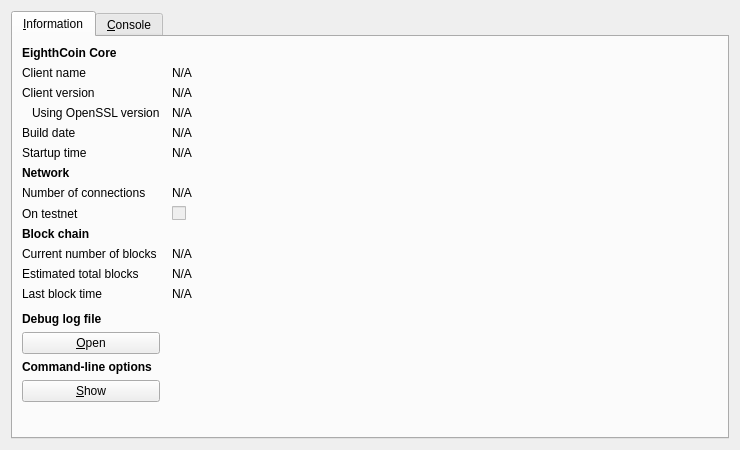
<?xml version="1.0" encoding="UTF-8"?>
<ui version="4.0">
 <class>RPCConsole</class>
 <widget class="QDialog" name="RPCConsole">
  <property name="geometry">
   <rect>
    <x>0</x>
    <y>0</y>
    <width>740</width>
    <height>450</height>
   </rect>
  </property>
  <property name="windowTitle">
   <string>EighthCoin - Debug window</string>
  </property>
  <layout class="QVBoxLayout" name="verticalLayout_2">
   <item>
    <widget class="QTabWidget" name="tabWidget">
     <property name="currentIndex">
      <number>0</number>
     </property>
     <widget class="QWidget" name="tab_info">
      <attribute name="title">
       <string>&amp;Information</string>
      </attribute>
      <layout class="QGridLayout" name="gridLayout" columnstretch="0,1">
       <property name="horizontalSpacing">
        <number>12</number>
       </property>
       <item row="0" column="0">
        <widget class="QLabel" name="label_9">
         <property name="font">
          <font>
           <weight>75</weight>
           <bold>true</bold>
          </font>
         </property>
         <property name="text">
          <string>EighthCoin Core</string>
         </property>
        </widget>
       </item>
       <item row="1" column="0">
        <widget class="QLabel" name="label_5">
         <property name="text">
          <string>Client name</string>
         </property>
        </widget>
       </item>
       <item row="1" column="1">
        <widget class="QLabel" name="clientName">
         <property name="cursor">
          <cursorShape>IBeamCursor</cursorShape>
         </property>
         <property name="text">
          <string>N/A</string>
         </property>
         <property name="textFormat">
          <enum>Qt::PlainText</enum>
         </property>
         <property name="textInteractionFlags">
          <set>Qt::LinksAccessibleByMouse|Qt::TextSelectableByKeyboard|Qt::TextSelectableByMouse</set>
         </property>
        </widget>
       </item>
       <item row="2" column="0">
        <widget class="QLabel" name="label_6">
         <property name="text">
          <string>Client version</string>
         </property>
        </widget>
       </item>
       <item row="2" column="1">
        <widget class="QLabel" name="clientVersion">
         <property name="cursor">
          <cursorShape>IBeamCursor</cursorShape>
         </property>
         <property name="text">
          <string>N/A</string>
         </property>
         <property name="textFormat">
          <enum>Qt::PlainText</enum>
         </property>
         <property name="textInteractionFlags">
          <set>Qt::LinksAccessibleByMouse|Qt::TextSelectableByKeyboard|Qt::TextSelectableByMouse</set>
         </property>
        </widget>
       </item>
       <item row="3" column="0">
        <widget class="QLabel" name="label_14">
         <property name="text">
          <string>Using OpenSSL version</string>
         </property>
         <property name="indent">
          <number>10</number>
         </property>
        </widget>
       </item>
       <item row="3" column="1">
        <widget class="QLabel" name="openSSLVersion">
         <property name="cursor">
          <cursorShape>IBeamCursor</cursorShape>
         </property>
         <property name="text">
          <string>N/A</string>
         </property>
         <property name="textFormat">
          <enum>Qt::PlainText</enum>
         </property>
         <property name="textInteractionFlags">
          <set>Qt::LinksAccessibleByMouse|Qt::TextSelectableByKeyboard|Qt::TextSelectableByMouse</set>
         </property>
        </widget>
       </item>
       <item row="4" column="0">
        <widget class="QLabel" name="label_12">
         <property name="text">
          <string>Build date</string>
         </property>
        </widget>
       </item>
       <item row="4" column="1">
        <widget class="QLabel" name="buildDate">
         <property name="cursor">
          <cursorShape>IBeamCursor</cursorShape>
         </property>
         <property name="text">
          <string>N/A</string>
         </property>
         <property name="textFormat">
          <enum>Qt::PlainText</enum>
         </property>
         <property name="textInteractionFlags">
          <set>Qt::LinksAccessibleByMouse|Qt::TextSelectableByKeyboard|Qt::TextSelectableByMouse</set>
         </property>
        </widget>
       </item>
       <item row="5" column="0">
        <widget class="QLabel" name="label_13">
         <property name="text">
          <string>Startup time</string>
         </property>
        </widget>
       </item>
       <item row="5" column="1">
        <widget class="QLabel" name="startupTime">
         <property name="cursor">
          <cursorShape>IBeamCursor</cursorShape>
         </property>
         <property name="text">
          <string>N/A</string>
         </property>
         <property name="textFormat">
          <enum>Qt::PlainText</enum>
         </property>
         <property name="textInteractionFlags">
          <set>Qt::LinksAccessibleByMouse|Qt::TextSelectableByKeyboard|Qt::TextSelectableByMouse</set>
         </property>
        </widget>
       </item>
       <item row="6" column="0">
        <widget class="QLabel" name="label_11">
         <property name="font">
          <font>
           <weight>75</weight>
           <bold>true</bold>
          </font>
         </property>
         <property name="text">
          <string>Network</string>
         </property>
        </widget>
       </item>
       <item row="7" column="0">
        <widget class="QLabel" name="label_7">
         <property name="text">
          <string>Number of connections</string>
         </property>
        </widget>
       </item>
       <item row="7" column="1">
        <widget class="QLabel" name="numberOfConnections">
         <property name="cursor">
          <cursorShape>IBeamCursor</cursorShape>
         </property>
         <property name="text">
          <string>N/A</string>
         </property>
         <property name="textFormat">
          <enum>Qt::PlainText</enum>
         </property>
         <property name="textInteractionFlags">
          <set>Qt::LinksAccessibleByMouse|Qt::TextSelectableByKeyboard|Qt::TextSelectableByMouse</set>
         </property>
        </widget>
       </item>
       <item row="8" column="0">
        <widget class="QLabel" name="label_8">
         <property name="text">
          <string>On testnet</string>
         </property>
        </widget>
       </item>
       <item row="8" column="1">
        <widget class="QCheckBox" name="isTestNet">
         <property name="enabled">
          <bool>false</bool>
         </property>
         <property name="text">
          <string/>
         </property>
        </widget>
       </item>
       <item row="9" column="0">
        <widget class="QLabel" name="label_10">
         <property name="font">
          <font>
           <weight>75</weight>
           <bold>true</bold>
          </font>
         </property>
         <property name="text">
          <string>Block chain</string>
         </property>
        </widget>
       </item>
       <item row="10" column="0">
        <widget class="QLabel" name="label_3">
         <property name="text">
          <string>Current number of blocks</string>
         </property>
        </widget>
       </item>
       <item row="10" column="1">
        <widget class="QLabel" name="numberOfBlocks">
         <property name="cursor">
          <cursorShape>IBeamCursor</cursorShape>
         </property>
         <property name="text">
          <string>N/A</string>
         </property>
         <property name="textFormat">
          <enum>Qt::PlainText</enum>
         </property>
         <property name="textInteractionFlags">
          <set>Qt::LinksAccessibleByMouse|Qt::TextSelectableByKeyboard|Qt::TextSelectableByMouse</set>
         </property>
        </widget>
       </item>
       <item row="11" column="0">
        <widget class="QLabel" name="label_4">
         <property name="text">
          <string>Estimated total blocks</string>
         </property>
        </widget>
       </item>
       <item row="11" column="1">
        <widget class="QLabel" name="totalBlocks">
         <property name="cursor">
          <cursorShape>IBeamCursor</cursorShape>
         </property>
         <property name="text">
          <string>N/A</string>
         </property>
         <property name="textFormat">
          <enum>Qt::PlainText</enum>
         </property>
         <property name="textInteractionFlags">
          <set>Qt::LinksAccessibleByMouse|Qt::TextSelectableByKeyboard|Qt::TextSelectableByMouse</set>
         </property>
        </widget>
       </item>
       <item row="12" column="0">
        <widget class="QLabel" name="label_2">
         <property name="text">
          <string>Last block time</string>
         </property>
        </widget>
       </item>
       <item row="12" column="1">
        <widget class="QLabel" name="lastBlockTime">
         <property name="cursor">
          <cursorShape>IBeamCursor</cursorShape>
         </property>
         <property name="text">
          <string>N/A</string>
         </property>
         <property name="textFormat">
          <enum>Qt::PlainText</enum>
         </property>
         <property name="textInteractionFlags">
          <set>Qt::LinksAccessibleByMouse|Qt::TextSelectableByKeyboard|Qt::TextSelectableByMouse</set>
         </property>
        </widget>
       </item>
       <item row="13" column="0">
        <spacer name="verticalSpacer_2">
         <property name="orientation">
          <enum>Qt::Vertical</enum>
         </property>
         <property name="sizeHint" stdset="0">
          <size>
           <width>20</width>
           <height>20</height>
          </size>
         </property>
        </spacer>
       </item>
       <item row="14" column="0">
        <widget class="QLabel" name="labelDebugLogfile">
         <property name="font">
          <font>
           <weight>75</weight>
           <bold>true</bold>
          </font>
         </property>
         <property name="text">
          <string>Debug log file</string>
         </property>
        </widget>
       </item>
       <item row="15" column="0">
        <widget class="QPushButton" name="openDebugLogfileButton">
         <property name="toolTip">
          <string>Open the EighthCoin debug log file from the current data directory. This can take a few seconds for large log files.</string>
         </property>
         <property name="text">
          <string>&amp;Open</string>
         </property>
         <property name="autoDefault">
          <bool>false</bool>
         </property>
        </widget>
       </item>
       <item row="16" column="0">
        <widget class="QLabel" name="labelCLOptions">
         <property name="font">
          <font>
           <weight>75</weight>
           <bold>true</bold>
          </font>
         </property>
         <property name="text">
          <string>Command-line options</string>
         </property>
        </widget>
       </item>
       <item row="17" column="0">
        <widget class="QPushButton" name="showCLOptionsButton">
         <property name="toolTip">
          <string>Show the EighthCoin-Qt help message to get a list with possible EighthCoin command-line options.</string>
         </property>
         <property name="text">
          <string>&amp;Show</string>
         </property>
         <property name="autoDefault">
          <bool>false</bool>
         </property>
        </widget>
       </item>
       <item row="18" column="0">
        <spacer name="verticalSpacer">
         <property name="orientation">
          <enum>Qt::Vertical</enum>
         </property>
         <property name="sizeHint" stdset="0">
          <size>
           <width>20</width>
           <height>40</height>
          </size>
         </property>
        </spacer>
       </item>
      </layout>
     </widget>
     <widget class="QWidget" name="tab_console">
      <attribute name="title">
       <string>&amp;Console</string>
      </attribute>
      <layout class="QVBoxLayout" name="verticalLayout_3">
       <property name="spacing">
        <number>3</number>
       </property>
       <item>
        <widget class="QTextEdit" name="messagesWidget">
         <property name="minimumSize">
          <size>
           <width>0</width>
           <height>100</height>
          </size>
         </property>
         <property name="readOnly">
          <bool>true</bool>
         </property>
         <property name="tabKeyNavigation" stdset="0">
          <bool>false</bool>
         </property>
         <property name="columnCount" stdset="0">
          <number>2</number>
         </property>
        </widget>
       </item>
       <item>
        <layout class="QHBoxLayout" name="horizontalLayout">
         <property name="spacing">
          <number>3</number>
         </property>
         <item>
          <widget class="QLabel" name="label">
           <property name="text">
            <string notr="true">&gt;</string>
           </property>
          </widget>
         </item>
         <item>
          <widget class="QLineEdit" name="lineEdit"/>
         </item>
         <item>
          <widget class="QPushButton" name="clearButton">
           <property name="maximumSize">
            <size>
             <width>24</width>
             <height>24</height>
            </size>
           </property>
           <property name="toolTip">
            <string>Clear console</string>
           </property>
           <property name="text">
            <string/>
           </property>
           <property name="icon">
            <iconset resource="../bitcoin.qrc">
             <normaloff>:/icons/remove</normaloff>:/icons/remove</iconset>
           </property>
           <property name="shortcut">
            <string notr="true">Ctrl+L</string>
           </property>
           <property name="autoDefault">
            <bool>false</bool>
           </property>
          </widget>
         </item>
        </layout>
       </item>
      </layout>
     </widget>
    </widget>
   </item>
  </layout>
 </widget>
 <resources>
  <include location="../bitcoin.qrc"/>
 </resources>
 <connections/>
</ui>
